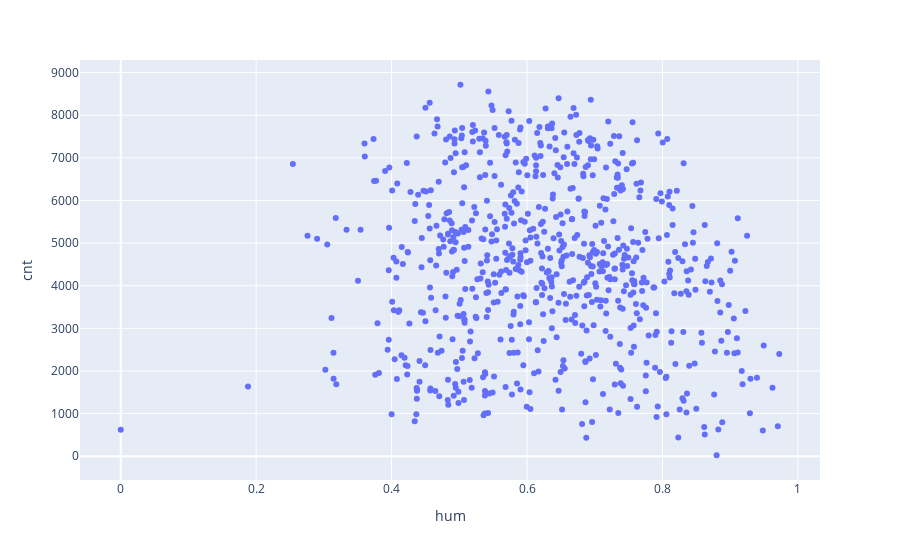

The cell this chart's notebook holds for it:
### Code cell
fig=px.scatter(df,x="hum",y="cnt")
fig.show()

### Figure 1 — Plotly figure (JSON) as saved in the notebook; plotly's stock layout.template omitted (floating-point values rounded to 4 significant figures; data arrays with more than 128 entries replaced by an {"elided": "..."} marker saying what was removed)
{"data": [{"hovertemplate": "hum=%{x}<br>cnt=%{y}<extra></extra>", "legendgroup": "", "marker": {"color": "#636efa", "symbol": "circle"}, "mode": "markers", "name": "", "orientation": "v", "showlegend": false, "type": "scatter", "x": {"elided": "731 float values"}, "xaxis": "x", "y": {"elided": "731 int values"}, "yaxis": "y"}], "layout": {"legend": {"tracegroupgap": 0}, "margin": {"t": 60}, "xaxis": {"anchor": "y", "domain": [0, 1], "title": {"text": "hum"}}, "yaxis": {"anchor": "x", "domain": [0, 1], "title": {"text": "cnt"}}}}
